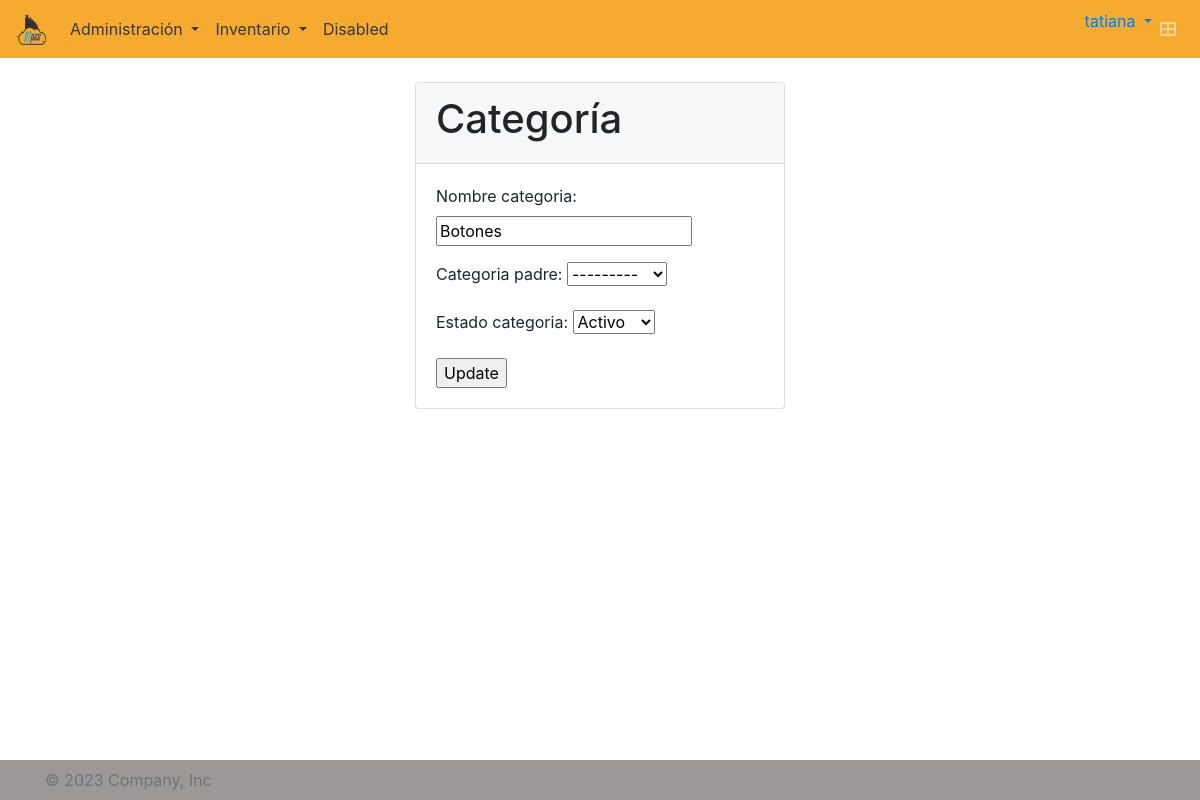
Page /categoria/update/1/ (signed in) on the committed database.
### atpos/models.py (models this page shows, shortened)
class Usuario(AbstractUser):
    empresa = models.ForeignKey(Empresa, on_delete=models.CASCADE, blank=True, null=True)
    tel_inicial = models.CharField(max_length=10, blank=True, null=True)
    class Meta:
        default_permissions = ()
        permissions = [('add_usuario', 'Usuario crear'),
                        ('change_usuario', 'Usuario modificar'),
                        ('delete_usuario', 'Usuario eliminar'),
                        ('view_usuario', 'Usuario ver'),
                        ('password_usuario', 'Puede cambiar la clave usuario')]

class Categoria(models.Model):
    nombre_categoria = models.CharField(max_length=30)
    categoria_padre = models.ForeignKey('self', blank=True, null=True, related_name='child', on_delete=models.CASCADE)
    estado_categoria = models.CharField(max_length=1, choices=ESTADO, default=ACTIVO, )
    empresa = models.ForeignKey(Empresa, on_delete=models.CASCADE)
    def __str__(self):
        p_list = self._recurse_for_parents(self)
        p_list.append(self.nombre_categoria)
        return self.get_separator().join(p_list)
    def _recurse_for_parents(self, cat_obj):
        p_list = []
        if cat_obj.categoria_padre_id:
            p = cat_obj.categoria_padre
            p_list.append(p.nombre_categoria)
            more = self._recurse_for_parents(p)
            p_list.extend(more)
        if cat_obj == self and p_list:
            p_list.reverse()
        return p_list
    def get_separator(self):
        return ' :: '
    def _parents_repr(self):
        p_list = self._recurse_for_parents(self)
        return self.get_separator().join(p_list)
    _parents_repr.short_description = "Etiqueta padre"

### atpos/views.py (the view, shortened to what this page needs)
# urls.py: path('categoria/update/<int:pk>/', login_required(CategoriaUpdate.as_view()), name='categoria-update'),
class CategoriaUpdate(UpdateView):
    model = Categoria
    fields = ['nombre_categoria', 'categoria_padre', 'estado_categoria']
    template_name_suffix = '_update_form'

### atpos/templates/atpos/categoria_update_form.html (shortened to what this page needs)
{% extends 'base.html' %}
{% load static %}
{% block content %}
<br>
<section class="content" style="display: grid; place-items: center;">
    <div class="col-md-4">
        <div class="card">
            <div class="card-header">
                <h1>Categoría</h1>
            </div>
            <div class="card-body">
                <form method="post">
                    {{ form.as_p }}
                    <input type="submit" value="Update">
                </form>
            </div>
        </div>
    </div>
</section>
{% endblock %}

### atpos/templates/components/navbar.html (shortened to what this page needs)
{% load static %}
<nav class="navbar navbar-expand-lg navbar-dark bg-color-nav">
  <a class="navbar-brand" href="{% url 'tablero' %}">
    <img src="{% static 'img/LogoATpos200px.png' %}" width="30" height="30" alt="">
  </a>
  <div class="collapse navbar-collapse colortext" id="navbarSupportedContent">
    <ul class="navbar-nav mr-auto">
      <li class="nav-item dropdown">
        <a class="nav-link dropdown-toggle text-dark" href="#" id="navbarDropdown" role="button" data-toggle="dropdown" aria-haspopup="true" aria-expanded="false">
          Administración
        </a>
      </li>
      <li class="nav-item dropdown">
        <a class="nav-link dropdown-toggle text-dark" href="#" id="navbarDropdown" role="button" data-toggle="dropdown" aria-haspopup="true" aria-expanded="false">
          Inventario
        </a>
      </li>
      <li class="nav-item">
        <a class="nav-link text-dark" href="#">Disabled</a>
      </li>
    </ul>
  </div>
  <ul class="navbar-nav ml-auto">
    <li class="dropdown user user-menu">
      <a href="#" class="dropdown-toggle" data-toggle="dropdown">
        <span class="hidden-xs">{{ user.username }}</span>
      </a>
    </li>
    <li class="nav-item">
      <a class="nav-link" data-widget="control-sidebar" data-slide="true" href="#" role="button">
        <i class="fas fa-th-large"></i>
      </a>
    </li>
  </ul>
</nav>

### atpos/static/atpos/css/style.css (style rules this page uses)
.bg-color-nav { background-color: #f7aa30!important; }

### rows in the picture
Usuario: username "tatiana"
Categoria: nombre_categoria "Botones", categoria_padre "---------", estado_categoria "Activo"
